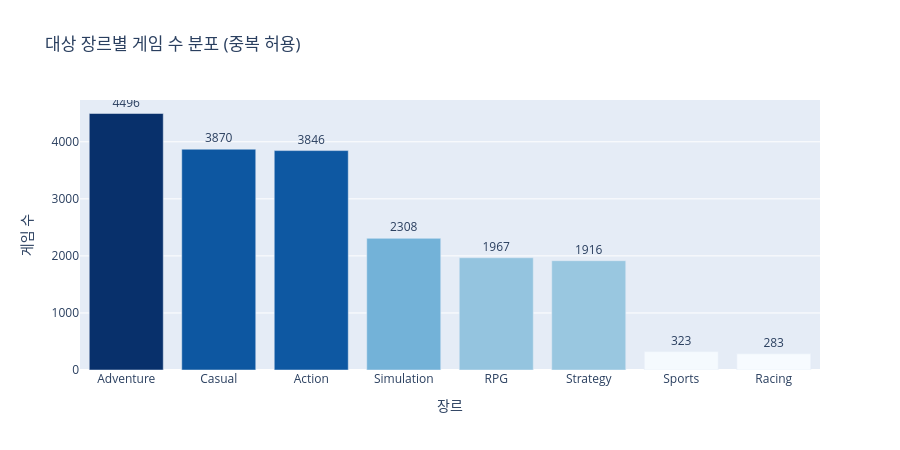

Source (notebook cell):
### Markdown cell above
## 2. 대상 장르별 게임 수 분포

8개 대상 장르(`TARGET_GENRES`) 각각에 몇 개의 게임이 속하는지 확인한다.
한 게임이 여러 장르를 가질 수 있으므로 장르별 집계는 중복을 허용한다.

### Code cell
TARGET_GENRES = {'Adventure', 'Casual', 'Action', 'Simulation', 'RPG', 'Strategy', 'Sports', 'Racing'}

# 대상 장르만 필터링하여 게임 수 집계
target_genre_counts = {
    genre: sum(1 for genres in df['genres'] if genre in genres)
    for genre in TARGET_GENRES
}
target_genre_df = (
    pd.DataFrame(list(target_genre_counts.items()), columns=['genre', 'count'])
    .sort_values('count', ascending=False)
    .reset_index(drop=True)
)

fig = px.bar(
    target_genre_df,
    x='genre',
    y='count',
    text='count',
    title='대상 장르별 게임 수 분포 (중복 허용)',
    labels={'genre': '장르', 'count': '게임 수'},
    color='count',
    color_continuous_scale='Blues',
)
fig.update_traces(textposition='outside')
fig.update_layout(
    xaxis_categoryorder='total descending',
    coloraxis_showscale=False,
    height=450,
)
fig.show()

print(target_genre_df.to_string(index=False))

### Figure 1 — Plotly figure (JSON) as saved in the notebook; plotly's stock layout.template omitted (floating-point values rounded to 4 significant figures)
{"data": [{"hovertemplate": "장르=%{x}<br>게임 수=%{marker.color}<extra></extra>", "legendgroup": "", "marker": {"color": [4496, 3870, 3846, 2308, 1967, 1916, 323, 283], "coloraxis": "coloraxis", "pattern": {"shape": ""}}, "name": "", "orientation": "v", "showlegend": false, "text": [4496.0, 3870.0, 3846.0, 2308.0, 1967.0, 1916.0, 323.0, 283.0], "textposition": "outside", "type": "bar", "x": ["Adventure", "Casual", "Action", "Simulation", "RPG", "Strategy", "Sports", "Racing"], "xaxis": "x", "y": [4496, 3870, 3846, 2308, 1967, 1916, 323, 283], "yaxis": "y"}], "layout": {"barmode": "relative", "coloraxis": {"colorbar": {"title": {"text": "게임 수"}}, "colorscale": [[0, "rgb(247,251,255)"], [0.125, "rgb(222,235,247)"], [0.25, "rgb(198,219,239)"], [0.375, "rgb(158,202,225)"], [0.5, "rgb(107,174,214)"], [0.625, "rgb(66,146,198)"], [0.75, "rgb(33,113,181)"], [0.875, "rgb(8,81,156)"], [1, "rgb(8,48,107)"]], "showscale": false}, "height": 450, "legend": {"tracegroupgap": 0}, "title": {"text": "대상 장르별 게임 수 분포 (중복 허용)"}, "xaxis": {"anchor": "y", "categoryorder": "total descending", "domain": [0, 1], "title": {"text": "장르"}}, "yaxis": {"anchor": "x", "domain": [0, 1], "title": {"text": "게임 수"}}}}
